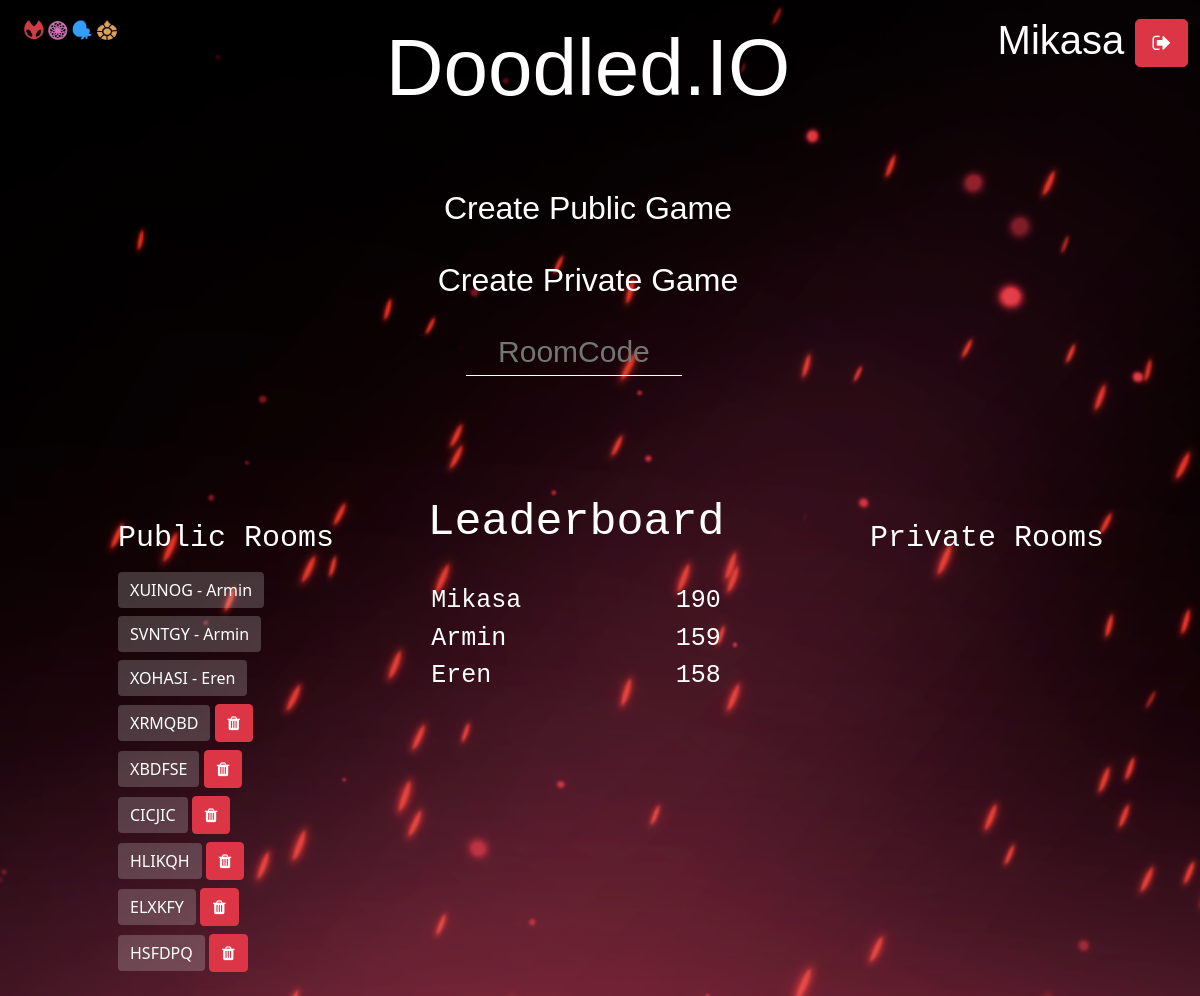
The app's page /menu/ (signed in) with its own data.
### chats/models.py (models this page shows)
class Room(models.Model):
    owner = models.ForeignKey(User, on_delete=models.CASCADE)
    room_code = models.CharField(max_length=6, default="")
    room_type = models.CharField(max_length=7, default="")
    canvas_data_url = models.TextField(default="none")
    started = models.BooleanField(default=False)
    done_players = models.ManyToManyField(User, related_name="done_players")
    rem_players = models.ManyToManyField(User, related_name="rem_players")
    current_player = models.ForeignKey(User, on_delete=models.SET(owner), related_name="current_player")
    guessed = models.ManyToManyField(User, related_name="guessed")
    word = models.CharField(max_length=100, default="")
    startTime = models.DateTimeField(auto_now_add=True)
    round_no = models.IntegerField(default=0)
    def __str__(self) -> str:
        return self.room_code

### doodle/views.py (the view)
# urls.py: path('menu/', views.menu, name='menu'),
def menu(request):
    user = request.user
    if user.is_authenticated:
        template = loader.get_template('menu.html')
        user_list = User.objects.all()
        code_list = Room.objects.all()
        admin = []
        nonadmin = []
        for player in user_list:
            if player.is_superuser:
                admin.append(player)
            else :
                nonadmin.append((player, player.user_score.high_score))
        nonadmin.sort(reverse=True, key = lambda x: x[1])
        context = {
            'username': user.username,
            'admin': admin,
            'codelist': code_list,
            'loggedin': user,
            'nonadmin': nonadmin,
        }
        return HttpResponse(template.render(context, request))
    else:
        return redirect('/accounts/login')

### templates/menu.html (shortened to what this page needs)
{% extends 'login-reg-base.html' %}
{% block content %}
    <div class= "col align-self-end top-right"
    style="position: absolute; right: 0; top: 0; color: white; text-align:right;
    margin-top: 10px;"
    >
      <p style="font-family: 'Supernatural Knight', sans-serif; font-size: 40px;">{{username}}
      <a href = "{% url 'logout' %}"><button class="btn btn-danger btn-lg"><i class="fa fa-sign-out"></i></button></a>
      </p>
    </div>
    <div style=" font-family: 'monaco', monospace; text-align: center;">
      <br>
      <br>
      <a href="{% url 'main0' %}" class="themed-button">
        <span class="inactive">Create Public Game</span>
      </a>
      <br>
      <br>
      <a href="{% url 'main1' %}" class="themed-button">
        <span class="inactive">Create Private Game</span>
      </a>
      <br>
      <br>
    </div>
    <div class="row justify-content-center">
      <div class="col-3" style="text-align: center;">
        <input id="roomcode"
          type="text"
          name="roomcode"
          class="themed-input"
          style="text-align: center; font-family: 'Supernatural Knight', sans-serif; color: white; border-bottom: 1px solid white ; font-size: 30px;"
          placeholder="RoomCode"
          size="10"
          >
      <br>
      </div>
      <br>
    </div>
    <div class="row">
      <br>
      <br>
      <br>
      <br>
      <br>
    </div>
    <div class="row">
      <div class="col-1"></div>
      <div class="col-3">
        <br>
        <h3 style = "font-family: 'monaco',monospace; color: white; font-size: 30px;"> Public Rooms </h3>
        {% for codes in codelist %}
          {% if codes.room_type == "public" %}
            {% if codes.owner == loggedin %}
              <button class="btn btn-success mt-2 public" style=" background-color: rgba(255, 255, 255, 0.2); border: none;" value="{{codes}}"> {{codes}} </button>
              <button class = "btn btn-danger mt-2 delete" value="{{codes}}"><i class="fa fa-trash"></i></button>
            {% else %}
              <button class="btn btn-success mt-2 public" style="background-color: rgba(255, 255, 255, 0.2); border: none;" value="{{codes}}">
                 {{codes}}
                 - {{codes.owner.username}}
              </button>
            {% endif %}
            <br>
          {% endif %}
        {% endfor %}
        <br>
      </div>
      <div class="col-4" style="">
        <h2 style = "font-family: 'monaco',monospace; color: white; font-size: 45px; text-align: center;">
          Leaderboard
        </h2>
        <br>
        {% for user,score in nonadmin %}
          <div class="row" style="">
            <div class="col-1"></div>
            <div class="col-7" style="font-family: 'monaco',monospace; color: white; font-size: 25px;">
              {{user}}
            </div>
            <div class="col-3" style="font-family: 'monaco',monospace; color: white; text-align: right; font-size: 25px;">
              {{score}}
            </div>
            <div class="col-1"></div>
          </div>
        {% endfor %}
      </div>
      <div class="col-1"></div>
      <div class="col-3">
        <br>
        <h3 style = "font-family: 'monaco',monospace; color: white; font-size: 30px;"> Private Rooms</h3>
        <br>
      </div>
    </div>
{% endblock %}

### templates/login-reg-base.html (shortened to what this page needs)
{% load static %}
<!DOCTYPE html>
<html>
<head>
  <link href="https://cdn.jsdelivr.net/npm/bootstrap@5.1.1/dist/css/bootstrap.min.css" rel="stylesheet">
  <link rel="stylesheet" href="https://cdnjs.cloudflare.com/ajax/libs/font-awesome/4.7.0/css/font-awesome.min.css">
  <link rel="stylesheet" type="text/css" href="{% static 'style.css' %}">
</head>
<body style="background-image: url(/static/bg3.png) ;
 background-size: cover" id="background">
  <div class="container-fluid row h-90">
        <h1 class="title glow">Doodled.IO</h1>
      {% block content %}
      {% endblock %}
    <div style="position: absolute; top: 20px;">
      <input type="image" src="/static/logo1.png" width="20" height="20" id="bg1">
      <input type="image" src="/static/logo2.png" width="20" height="20" id="bg2">
      <input type="image" src="/static/logo3.png" width="20" height="20" id="bg3">
      <input type="image" src="/static/logo4.png" width="20" height="20" id="bg4">
    </div>
  </div>
</body>
</html>

### static/style.css (style rules this page uses)
h1.title { margin: 20px 0 20px 0; font-family: 'Supernatural Knight', sans-serif; color: white; font-size: 80px; animation: glow 1s ease-in-out infinite alternate; text-align: center; }
.themed-button { font-family: 'Supernatural Knight', sans-serif; color: white; font-size: 32px; transition: all 0.5s; text-decoration: none; }
.themed-input { background-color: transparent; border-bottom: white; color: white; border-top: none; border-left: none; border-right: none; }
h3 { color:#bad80a; }
html,body { height: 100%; }
.glow { font-size: 80px; color: #fff; text-align: center; animation: glow 1s ease-in-out infinite alternate; }

### records on screen
Room: room_code "XUINOG", owner.username "Armin"
Room: room_code "SVNTGY", owner.username "Armin"
Room: room_code "XOHASI", owner.username "Eren"
Room: room_code "XRMQBD"
Room: room_code "XBDFSE"
Room: room_code "CICJIC"
Room: room_code "HLIKQH"
Room: room_code "ELXKFY"
Room: room_code "HSFDPQ"

### other values on screen
{{ username }} "Mikasa"
{{ user }} "Mikasa"
{{ score }} "190"
{{ user }} "Armin"
{{ score }} "159"
{{ user }} "Eren"
{{ score }} "158"
